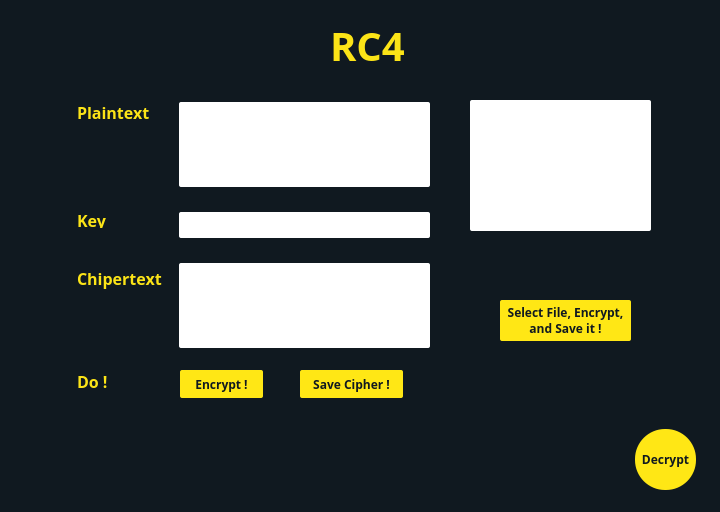
<?xml version="1.0" encoding="UTF-8"?>
<ui version="4.0">
 <class>Dialog</class>
 <widget class="QDialog" name="Dialog">
  <property name="geometry">
   <rect>
    <x>0</x>
    <y>0</y>
    <width>720</width>
    <height>512</height>
   </rect>
  </property>
  <property name="windowTitle">
   <string>Dialog</string>
  </property>
  <widget class="QWidget" name="widget" native="true">
   <property name="geometry">
    <rect>
     <x>0</x>
     <y>0</y>
     <width>720</width>
     <height>512</height>
    </rect>
   </property>
   <property name="styleSheet">
    <string notr="true">QWidget#widget{
background: #101920;}</string>
   </property>
   <widget class="QLabel" name="label">
    <property name="geometry">
     <rect>
      <x>330</x>
      <y>10</y>
      <width>81</width>
      <height>71</height>
     </rect>
    </property>
    <property name="styleSheet">
     <string notr="true">font-family: Open Sans;
font-style: normal;
font-weight: bold;
font-size: 40px;
color: #FCE417;</string>
    </property>
    <property name="text">
     <string>RC4</string>
    </property>
   </widget>
   <widget class="QLabel" name="label_3">
    <property name="geometry">
     <rect>
      <x>77</x>
      <y>102</y>
      <width>81</width>
      <height>21</height>
     </rect>
    </property>
    <property name="styleSheet">
     <string notr="true">font-family: Open Sans;
font-style: normal;
font-weight: bold;
font-size: 16px;
/* identical to box height */


color: #FCE417;
</string>
    </property>
    <property name="text">
     <string>Plaintext</string>
    </property>
   </widget>
   <widget class="QLabel" name="label_4">
    <property name="geometry">
     <rect>
      <x>77</x>
      <y>212</y>
      <width>31</width>
      <height>16</height>
     </rect>
    </property>
    <property name="styleSheet">
     <string notr="true">font-family: Open Sans;
font-style: normal;
font-weight: bold;
font-size: 16px;
/* identical to box height */


color: #FCE417;
</string>
    </property>
    <property name="text">
     <string>Key</string>
    </property>
   </widget>
   <widget class="QLabel" name="label_5">
    <property name="geometry">
     <rect>
      <x>77</x>
      <y>263</y>
      <width>91</width>
      <height>31</height>
     </rect>
    </property>
    <property name="styleSheet">
     <string notr="true">font-family: Open Sans;
font-style: normal;
font-weight: bold;
font-size: 16px;
/* identical to box height */


color: #FCE417;
</string>
    </property>
    <property name="text">
     <string>Chipertext</string>
    </property>
   </widget>
   <widget class="QLabel" name="label_6">
    <property name="geometry">
     <rect>
      <x>77</x>
      <y>373</y>
      <width>31</width>
      <height>16</height>
     </rect>
    </property>
    <property name="styleSheet">
     <string notr="true">font-family: Open Sans;
font-style: normal;
font-weight: bold;
font-size: 16px;
/* identical to box height */


color: #FCE417;
</string>
    </property>
    <property name="text">
     <string>Do !</string>
    </property>
   </widget>
   <widget class="QPushButton" name="encrypt">
    <property name="geometry">
     <rect>
      <x>180</x>
      <y>370</y>
      <width>83</width>
      <height>28</height>
     </rect>
    </property>
    <property name="styleSheet">
     <string notr="true">background: #FFE715;
border-radius: 2px;
font-family: Open Sans;
font-style: normal;
font-weight: 600;
font-size: 12px;
color: #101920;</string>
    </property>
    <property name="text">
     <string>Encrypt !</string>
    </property>
   </widget>
   <widget class="QTextEdit" name="plaintext">
    <property name="geometry">
     <rect>
      <x>190</x>
      <y>102</y>
      <width>231</width>
      <height>85</height>
     </rect>
    </property>
    <property name="autoFillBackground">
     <bool>false</bool>
    </property>
    <property name="styleSheet">
     <string notr="true">QWidget#plaintext{
font-family: Open Sans;
font-style: normal;
font-weight: 600;
font-size: 12px;
color: #000000;
}</string>
    </property>
    <property name="frameShape">
     <enum>QFrame::NoFrame</enum>
    </property>
    <property name="lineWidth">
     <number>0</number>
    </property>
    <property name="readOnly">
     <bool>false</bool>
    </property>
    <property name="html">
     <string>&lt;!DOCTYPE HTML PUBLIC &quot;-//W3C//DTD HTML 4.0//EN&quot; &quot;http://www.w3.org/TR/REC-html40/strict.dtd&quot;&gt;
&lt;html&gt;&lt;head&gt;&lt;meta name=&quot;qrichtext&quot; content=&quot;1&quot; /&gt;&lt;style type=&quot;text/css&quot;&gt;
p, li { white-space: pre-wrap; }
&lt;/style&gt;&lt;/head&gt;&lt;body style=&quot; font-family:'Open Sans'; font-size:12px; font-weight:600; font-style:normal;&quot;&gt;
&lt;p style=&quot;-qt-paragraph-type:empty; margin-top:0px; margin-bottom:0px; margin-left:0px; margin-right:0px; -qt-block-indent:0; text-indent:0px; font-family:'MS Shell Dlg 2'; font-size:8.25pt; font-weight:400;&quot;&gt;&lt;br /&gt;&lt;/p&gt;&lt;/body&gt;&lt;/html&gt;</string>
    </property>
   </widget>
   <widget class="QLabel" name="label_2">
    <property name="geometry">
     <rect>
      <x>179</x>
      <y>102</y>
      <width>251</width>
      <height>85</height>
     </rect>
    </property>
    <property name="styleSheet">
     <string notr="true">background: #ffffff;
border-radius: 2px;</string>
    </property>
    <property name="text">
     <string/>
    </property>
   </widget>
   <widget class="QPushButton" name="decrypt">
    <property name="geometry">
     <rect>
      <x>635</x>
      <y>429</y>
      <width>61</width>
      <height>61</height>
     </rect>
    </property>
    <property name="styleSheet">
     <string notr="true">background: #FFE715;
border-radius: 30;
font-family: Open Sans;
font-style: normal;
font-weight: 600;
font-size: 12px;
line-height: 33px;

color: #101920;
</string>
    </property>
    <property name="text">
     <string>Decrypt</string>
    </property>
   </widget>
   <widget class="QLabel" name="label_8">
    <property name="geometry">
     <rect>
      <x>179</x>
      <y>263</y>
      <width>251</width>
      <height>85</height>
     </rect>
    </property>
    <property name="styleSheet">
     <string notr="true">background: #ffffff;
border-radius: 2px;</string>
    </property>
    <property name="text">
     <string/>
    </property>
   </widget>
   <widget class="QLabel" name="label_9">
    <property name="geometry">
     <rect>
      <x>179</x>
      <y>212</y>
      <width>251</width>
      <height>26</height>
     </rect>
    </property>
    <property name="styleSheet">
     <string notr="true">background: #ffffff;
border-radius: 2px;</string>
    </property>
    <property name="text">
     <string/>
    </property>
   </widget>
   <widget class="QTextEdit" name="ciphertext">
    <property name="geometry">
     <rect>
      <x>190</x>
      <y>263</y>
      <width>231</width>
      <height>85</height>
     </rect>
    </property>
    <property name="autoFillBackground">
     <bool>false</bool>
    </property>
    <property name="styleSheet">
     <string notr="true">QWidget#ciphertext{
font-family: Open Sans;
font-style: normal;
font-weight: 600;
font-size: 12px;
color: #000000;
}</string>
    </property>
    <property name="frameShape">
     <enum>QFrame::NoFrame</enum>
    </property>
    <property name="lineWidth">
     <number>0</number>
    </property>
    <property name="readOnly">
     <bool>true</bool>
    </property>
    <property name="html">
     <string>&lt;!DOCTYPE HTML PUBLIC &quot;-//W3C//DTD HTML 4.0//EN&quot; &quot;http://www.w3.org/TR/REC-html40/strict.dtd&quot;&gt;
&lt;html&gt;&lt;head&gt;&lt;meta name=&quot;qrichtext&quot; content=&quot;1&quot; /&gt;&lt;style type=&quot;text/css&quot;&gt;
p, li { white-space: pre-wrap; }
&lt;/style&gt;&lt;/head&gt;&lt;body style=&quot; font-family:'Open Sans'; font-size:12px; font-weight:600; font-style:normal;&quot;&gt;
&lt;p style=&quot;-qt-paragraph-type:empty; margin-top:0px; margin-bottom:0px; margin-left:0px; margin-right:0px; -qt-block-indent:0; text-indent:0px; font-size:8.25pt;&quot;&gt;&lt;br /&gt;&lt;/p&gt;&lt;/body&gt;&lt;/html&gt;</string>
    </property>
   </widget>
   <widget class="QTextEdit" name="key">
    <property name="geometry">
     <rect>
      <x>190</x>
      <y>212</y>
      <width>231</width>
      <height>26</height>
     </rect>
    </property>
    <property name="autoFillBackground">
     <bool>false</bool>
    </property>
    <property name="styleSheet">
     <string notr="true">QWidget#key{
font-family: Open Sans;
font-style: normal;
font-weight: 600;
font-size: 12px;
color: #000000;
}</string>
    </property>
    <property name="frameShape">
     <enum>QFrame::NoFrame</enum>
    </property>
    <property name="lineWidth">
     <number>0</number>
    </property>
    <property name="readOnly">
     <bool>false</bool>
    </property>
    <property name="html">
     <string>&lt;!DOCTYPE HTML PUBLIC &quot;-//W3C//DTD HTML 4.0//EN&quot; &quot;http://www.w3.org/TR/REC-html40/strict.dtd&quot;&gt;
&lt;html&gt;&lt;head&gt;&lt;meta name=&quot;qrichtext&quot; content=&quot;1&quot; /&gt;&lt;style type=&quot;text/css&quot;&gt;
p, li { white-space: pre-wrap; }
&lt;/style&gt;&lt;/head&gt;&lt;body style=&quot; font-family:'Open Sans'; font-size:12px; font-weight:600; font-style:normal;&quot;&gt;
&lt;p style=&quot;-qt-paragraph-type:empty; margin-top:0px; margin-bottom:0px; margin-left:0px; margin-right:0px; -qt-block-indent:0; text-indent:0px; font-family:'MS Shell Dlg 2'; font-size:8.25pt; font-weight:400;&quot;&gt;&lt;br /&gt;&lt;/p&gt;&lt;/body&gt;&lt;/html&gt;</string>
    </property>
   </widget>
   <widget class="QPushButton" name="savecipher">
    <property name="geometry">
     <rect>
      <x>300</x>
      <y>370</y>
      <width>103</width>
      <height>28</height>
     </rect>
    </property>
    <property name="styleSheet">
     <string notr="true">background: #FFE715;
border-radius: 2px;
font-family: Open Sans;
font-style: normal;
font-weight: 600;
font-size: 12px;
color: #101920;</string>
    </property>
    <property name="text">
     <string>Save Cipher !</string>
    </property>
   </widget>
   <widget class="QPushButton" name="selectfile">
    <property name="geometry">
     <rect>
      <x>500</x>
      <y>300</y>
      <width>131</width>
      <height>41</height>
     </rect>
    </property>
    <property name="styleSheet">
     <string notr="true">background: #FFE715;
border-radius: 2px;
font-family: Open Sans;
font-style: normal;
font-weight: 600;
font-size: 12px;
color: #101920;</string>
    </property>
    <property name="text">
     <string>Select File, Encrypt, 
and Save it !</string>
    </property>
   </widget>
   <widget class="QLabel" name="warning">
    <property name="geometry">
     <rect>
      <x>510</x>
      <y>250</y>
      <width>101</width>
      <height>31</height>
     </rect>
    </property>
    <property name="styleSheet">
     <string notr="true">font-family: Open Sans;
font-style: normal;
font-weight: bold;
font-size: 12px;
/* identical to box height */


color: red;
</string>
    </property>
    <property name="text">
     <string/>
    </property>
    <property name="alignment">
     <set>Qt::AlignCenter</set>
    </property>
   </widget>
   <widget class="QLabel" name="file">
    <property name="geometry">
     <rect>
      <x>470</x>
      <y>100</y>
      <width>181</width>
      <height>131</height>
     </rect>
    </property>
    <property name="styleSheet">
     <string notr="true">background: #ffffff;
border-radius: 2px;
ont-family: Open Sans;
font-style: normal;
font-weight: bold;
font-size: 24px;
/* identical to box height */


color: #101920;
</string>
    </property>
    <property name="text">
     <string/>
    </property>
    <property name="alignment">
     <set>Qt::AlignCenter</set>
    </property>
   </widget>
   <zorder>label</zorder>
   <zorder>label_3</zorder>
   <zorder>label_4</zorder>
   <zorder>label_5</zorder>
   <zorder>label_6</zorder>
   <zorder>encrypt</zorder>
   <zorder>label_2</zorder>
   <zorder>plaintext</zorder>
   <zorder>decrypt</zorder>
   <zorder>label_8</zorder>
   <zorder>label_9</zorder>
   <zorder>ciphertext</zorder>
   <zorder>key</zorder>
   <zorder>savecipher</zorder>
   <zorder>selectfile</zorder>
   <zorder>warning</zorder>
   <zorder>file</zorder>
  </widget>
 </widget>
 <resources/>
 <connections/>
</ui>
